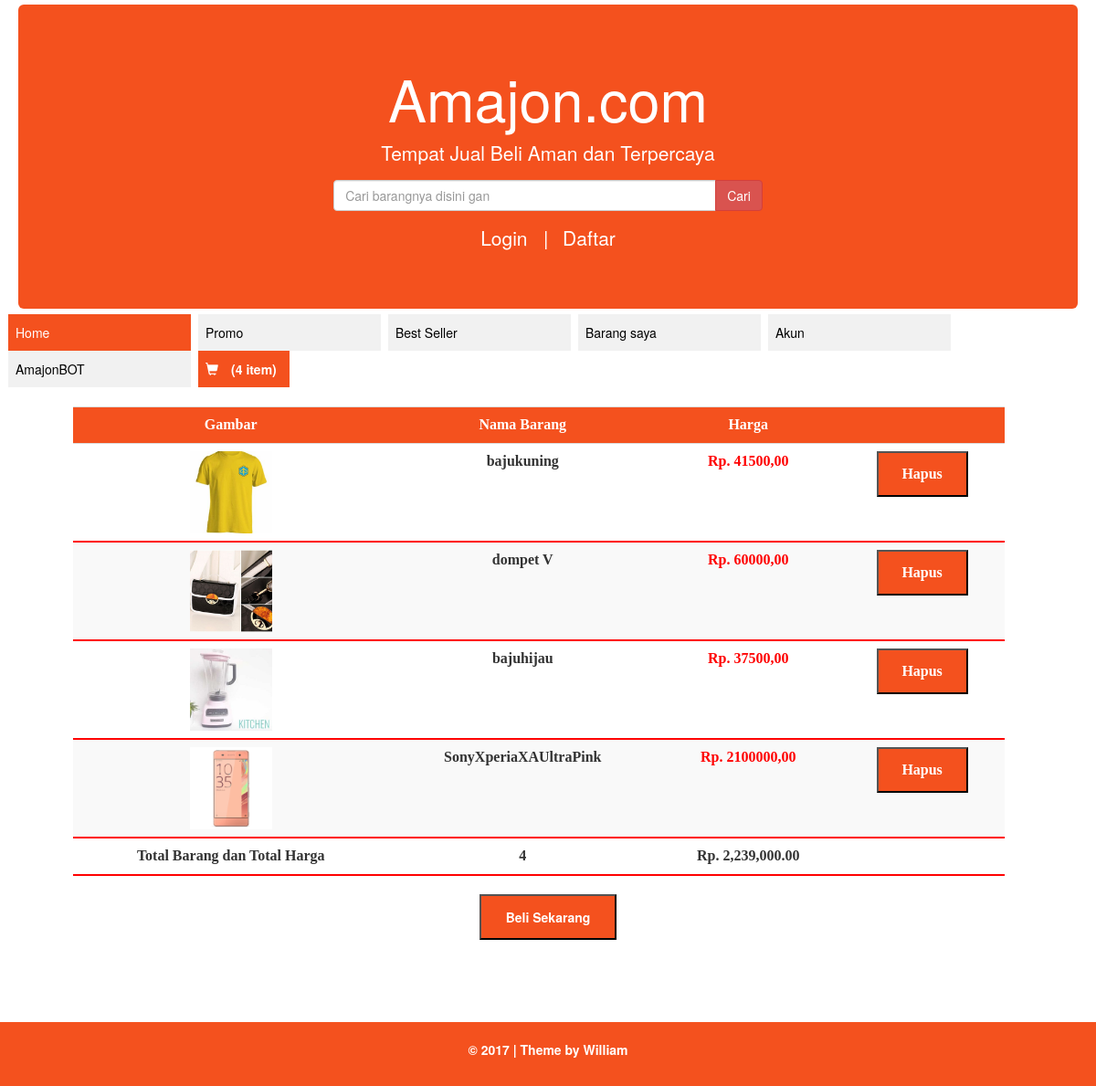
The app's page /cart.php with its own data.
### tables this page shows
CREATE TABLE `cart` (
  `ID` int(11) NOT NULL,
  `nama` varchar(50) DEFAULT NULL,
  `link` varchar(50) DEFAULT NULL,
  `harga` bigint(20) DEFAULT NULL
);

### cart.php (the view, shortened to what this page needs)
<?php
include("connect.php");
include("session.php");
?>
<html>
<head>
<link rel="stylesheet" href="https://maxcdn.bootstrapcdn.com/bootstrap/3.3.7/css/bootstrap.min.css">
 <link type="text/css" rel="stylesheet" href="amajoncss.css" />
</head>
<body>
<div class="container-fluid">
  <div class="jumbotron">
    <h1> Amajon.com</h1>
    <p>Tempat Jual Beli Aman dan Terpercaya</p>
    <form action="tampil.php" role="form" method="post" class="form-inline" >
      <div class="input-group">
        <input name="nama" type="name" class="form-control" placeholder="Cari barangnya disini gan" size="50">
      <div class="input-group-btn">
        <button class="btn btn-danger" type="submit" name="submit" value="submit">Cari</button>
      </div>
      </div>
    </form>
      <?php
      if (!isset($_SESSION["username"])) {
          echo "<p style='text-align:center; display:inline-block' onclick='kelogin()'>Login &nbsp; |</p>
          <p style='text-align:center; display:inline-block' onclick='kedaftar()'>&nbsp; Daftar</p>";
      }
      else {
          echo "<p style='text-align:center; display:inline-block'>Selamat Datang ";
          echo $usr;
          echo "!&nbsp; |</p><p style='text-align:center; display:inline-block' onclick='kelogout()'>&nbsp; Keluar</p>";
      }
      ?>
    </div>
  </div>
<?php
$query = "SELECT * FROM cart";
$result = mysqli_query($connectdb, $query);
$sum = 0;
?>
<div class="layout1">
	<div class="navbar">
		<ul>
			<li><a class="active" href="amajon.php">Home</a></li>
			<li><a href="promo.php">Promo</a></li>
			<li><a href="best.php">Best Seller</a></li>
			<li><a href="add.php">Barang saya</a></li>
			<li><a href="akun.php">Akun</a></li>
			<li><a href="chat.php">AmajonBOT</a></li>
			<li><a class="active b" href="cart.php"><span class="glyphicon glyphicon-shopping-cart"></span><span>&emsp;<b><?php echo "(".mysqli_num_rows($result) ." item)"; ?></b></span></a></li>
	</div>
  <div class="content">
    <center>
    <table class="table table-striped">
      <tr style="color:white; background-color:#f4511e;">
        <th>Gambar</th>
        <th>Nama Barang</th>
        <th>Harga</th>
        <th></th>
      </tr>
      <?php
    while ($data = mysqli_fetch_assoc($result)) {
      $sum += $data["harga"];
      ?>
        <tr>
          <td><img style="width:90px; height:90px;" src="img/<?php echo $data["link"]; ?>"></td>
          <td><?php echo $data["nama"]; ?></td>
          <td style="color:red;">Rp. <?php echo $data["harga"]; ?>,00</td>
          <td>
              <form action="cartdel.php" method="post" >
              <button type="submit" name="cartdel" value="hapus">Hapus</button>
              </form>
            </td>
        </tr>
      <?php
    }
    ?>
    <tr>
      <td>Total Barang dan Total Harga</td>
      <td><?php echo mysqli_num_rows($result); ?></td>
      <td>Rp. <?php echo number_format($sum, 2); ?></td>
      <td></td>
    </tr>
  </table></center>
  </div>
<div class="clearfix">
</div>
    <center><button  type="button" name="cartdel" style="width:150px"><b>Beli Sekarang<b></button></center>
  <div class="footer">
    <p>&copy; 2017 |  Theme by William </p>
  </div>
  </body>
  </html>

### amajoncss.css (style rules this page uses)
.jumbotron { background-color:#f4511e; color:white; text-align:center; margin:5px; }
ul { list-style-type:none; margin:0; padding:0; }
ul li a { display:block; width:200px; background-color:#f1f1f1; color:black; text-decoration:none; padding: 10px 8px; }
li a.active { background-color:#f4511e; color:white; text-decoration:none; }
.navbar li { float:left; margin-left:8px; }
.navbar li .b { width:100px; float:left; }
.footer { margin-top:90px; position:relative; padding-top:20px; background-color:#f4511e; color:white; text-align:center; height:70px; }
.clearfix { clear:right; }
.content { float:left; width:85%; }

### cart.php (style rules this page uses)
button[name="cartdel"] { width:100px; height:50px; background-color:#f4511e; color:white; }
table { font-weight:bold; font-family:verdana; text-align:center; margin-left:80px; }
td { border-bottom:2px solid red; }
th { text-align:center; }

### records on screen
cart: link (picture), nama "bajukuning", harga "41500"
cart: link (picture), nama "dompet V", harga "60000"
cart: link (picture), nama "bajuhijau", harga "37500"
cart: link (picture), nama "SonyXperiaXAUltraPink", harga "2100000"

### other values on screen
mysqli_num_rows($result) "4"
$sum "2,239,000.00"
